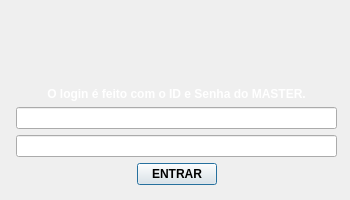
<?xml version="1.0" encoding="UTF-8"?>
<ui version="4.0">
 <class>LoginMaster</class>
 <widget class="QDialog" name="LoginMaster">
  <property name="geometry">
   <rect>
    <x>0</x>
    <y>0</y>
    <width>350</width>
    <height>200</height>
   </rect>
  </property>
  <property name="windowTitle">
   <string>LOGIN MASTER</string>
  </property>
  <property name="windowIcon">
   <iconset resource="Recursos.qrc">
    <normaloff>:/img/img/loginmaster.png</normaloff>:/img/img/loginmaster.png</iconset>
  </property>
  <widget class="QWidget" name="layoutWidget">
   <property name="geometry">
    <rect>
     <x>-319</x>
     <y>-110</y>
     <width>991</width>
     <height>511</height>
    </rect>
   </property>
   <layout class="QVBoxLayout" name="Grupo">
    <item>
     <spacer name="centrlizador">
      <property name="orientation">
       <enum>Qt::Vertical</enum>
      </property>
      <property name="sizeHint" stdset="0">
       <size>
        <width>20</width>
        <height>40</height>
       </size>
      </property>
     </spacer>
    </item>
    <item>
     <layout class="QVBoxLayout" name="Login">
      <item>
       <widget class="QLabel" name="labelTituloMaster">
        <property name="font">
         <font>
          <weight>75</weight>
          <bold>true</bold>
         </font>
        </property>
        <property name="text">
         <string>&lt;html&gt;&lt;head/&gt;&lt;body&gt;&lt;p align=&quot;center&quot;&gt;&lt;span style=&quot; color:#ffffff;&quot;&gt;O login é feito com o ID  e Senha do MASTER.&lt;/span&gt;&lt;/p&gt;&lt;/body&gt;&lt;/html&gt;</string>
        </property>
       </widget>
      </item>
     </layout>
    </item>
    <item>
     <layout class="QHBoxLayout" name="Centralizador">
      <item>
       <widget class="QLabel" name="espacoE">
        <property name="text">
         <string/>
        </property>
       </widget>
      </item>
      <item>
       <spacer name="horizontalSpacer_3">
        <property name="orientation">
         <enum>Qt::Horizontal</enum>
        </property>
        <property name="sizeHint" stdset="0">
         <size>
          <width>40</width>
          <height>20</height>
         </size>
        </property>
       </spacer>
      </item>
      <item>
       <widget class="QLineEdit" name="lineEditIDMaster">
        <property name="toolTip">
         <string>&lt;html&gt;&lt;head/&gt;&lt;body&gt;&lt;p align=&quot;center&quot;&gt;ID&lt;/p&gt;&lt;/body&gt;&lt;/html&gt;</string>
        </property>
        <property name="whatsThis">
         <string>&lt;html&gt;&lt;head/&gt;&lt;body&gt;&lt;p align=&quot;center&quot;&gt;&lt;br/&gt;&lt;/p&gt;&lt;/body&gt;&lt;/html&gt;</string>
        </property>
        <property name="text">
         <string/>
        </property>
       </widget>
      </item>
      <item>
       <spacer name="horizontalSpacer_4">
        <property name="orientation">
         <enum>Qt::Horizontal</enum>
        </property>
        <property name="sizeHint" stdset="0">
         <size>
          <width>40</width>
          <height>20</height>
         </size>
        </property>
       </spacer>
      </item>
      <item>
       <widget class="QLabel" name="espacoD">
        <property name="text">
         <string/>
        </property>
       </widget>
      </item>
     </layout>
    </item>
    <item>
     <layout class="QHBoxLayout" name="Centralizador_3">
      <item>
       <widget class="QLabel" name="espacoE_2">
        <property name="text">
         <string/>
        </property>
       </widget>
      </item>
      <item>
       <spacer name="horizontalSpacer_5">
        <property name="orientation">
         <enum>Qt::Horizontal</enum>
        </property>
        <property name="sizeHint" stdset="0">
         <size>
          <width>40</width>
          <height>20</height>
         </size>
        </property>
       </spacer>
      </item>
      <item>
       <widget class="QLineEdit" name="lineEditSenhaMaster">
        <property name="toolTip">
         <string>&lt;html&gt;&lt;head/&gt;&lt;body&gt;&lt;p align=&quot;center&quot;&gt;Senha&lt;/p&gt;&lt;/body&gt;&lt;/html&gt;</string>
        </property>
        <property name="whatsThis">
         <string>&lt;html&gt;&lt;head/&gt;&lt;body&gt;&lt;p align=&quot;center&quot;&gt;&lt;br/&gt;&lt;/p&gt;&lt;/body&gt;&lt;/html&gt;</string>
        </property>
        <property name="text">
         <string/>
        </property>
        <property name="echoMode">
         <enum>QLineEdit::Password</enum>
        </property>
       </widget>
      </item>
      <item>
       <spacer name="horizontalSpacer_6">
        <property name="orientation">
         <enum>Qt::Horizontal</enum>
        </property>
        <property name="sizeHint" stdset="0">
         <size>
          <width>40</width>
          <height>20</height>
         </size>
        </property>
       </spacer>
      </item>
      <item>
       <widget class="QLabel" name="espacoD_2">
        <property name="text">
         <string/>
        </property>
       </widget>
      </item>
     </layout>
    </item>
    <item>
     <layout class="QHBoxLayout" name="Centralizador_2">
      <item>
       <spacer name="horizontalSpacer">
        <property name="orientation">
         <enum>Qt::Horizontal</enum>
        </property>
        <property name="sizeHint" stdset="0">
         <size>
          <width>40</width>
          <height>20</height>
         </size>
        </property>
       </spacer>
      </item>
      <item>
       <widget class="QPushButton" name="pushButtonEntrarMaster">
        <property name="font">
         <font>
          <weight>75</weight>
          <bold>true</bold>
         </font>
        </property>
        <property name="text">
         <string>ENTRAR</string>
        </property>
       </widget>
      </item>
      <item>
       <spacer name="horizontalSpacer_2">
        <property name="orientation">
         <enum>Qt::Horizontal</enum>
        </property>
        <property name="sizeHint" stdset="0">
         <size>
          <width>40</width>
          <height>20</height>
         </size>
        </property>
       </spacer>
      </item>
     </layout>
    </item>
    <item>
     <widget class="QLabel" name="espacoB">
      <property name="text">
       <string/>
      </property>
     </widget>
    </item>
    <item>
     <spacer name="centralizador">
      <property name="orientation">
       <enum>Qt::Vertical</enum>
      </property>
      <property name="sizeHint" stdset="0">
       <size>
        <width>20</width>
        <height>40</height>
       </size>
      </property>
     </spacer>
    </item>
   </layout>
  </widget>
  <widget class="QLabel" name="cartaoMaster">
   <property name="geometry">
    <rect>
     <x>0</x>
     <y>0</y>
     <width>350</width>
     <height>200</height>
    </rect>
   </property>
   <property name="text">
    <string/>
   </property>
   <property name="pixmap">
    <pixmap resource="Recursos.qrc">:/img/img/cartaomaster.png</pixmap>
   </property>
   <property name="scaledContents">
    <bool>true</bool>
   </property>
  </widget>
  <zorder>cartaoMaster</zorder>
  <zorder>layoutWidget</zorder>
 </widget>
 <tabstops>
  <tabstop>lineEditIDMaster</tabstop>
  <tabstop>lineEditSenhaMaster</tabstop>
  <tabstop>pushButtonEntrarMaster</tabstop>
 </tabstops>
 <resources>
  <include location="Recursos.qrc"/>
 </resources>
 <connections/>
</ui>
